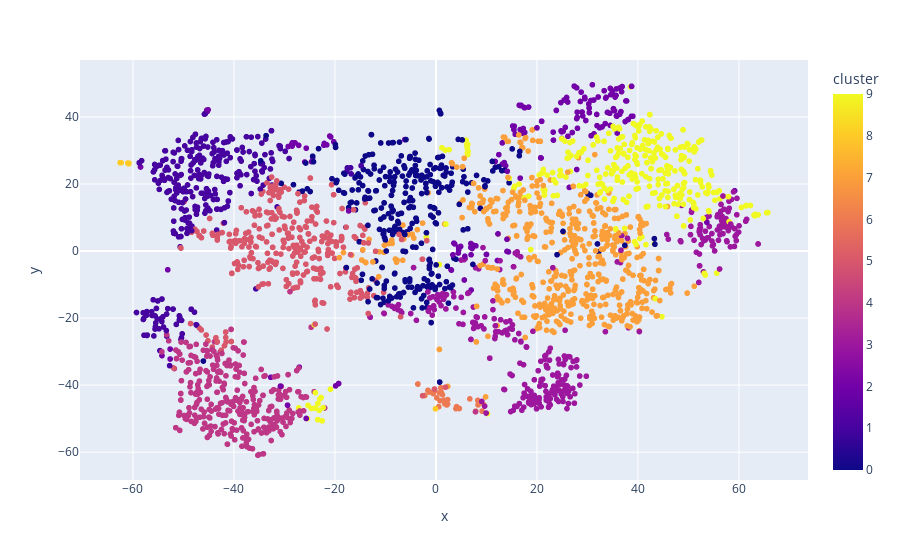

Here is the notebook cell this chart was saved with:
### Code cell
# Visualizing the Clusters with t-SNE

from sklearn.manifold import TSNE

tsne_pipeline = Pipeline([('scaler', StandardScaler()), ('tsne', TSNE(n_components=2, verbose=2))])
genre_embedding = tsne_pipeline.fit_transform(X)
projection = pd.DataFrame(columns=['x', 'y'], data=genre_embedding)
projection['genres'] = data_genero['genres']
projection['cluster'] = data_genero['cluster']

fig = px.scatter(
    projection, x='x', y='y', color='cluster', hover_data=['x', 'y', 'genres'])
fig.show()

### Figure 1 — Plotly figure (JSON) as saved in the notebook; plotly's stock layout.template omitted (floating-point values rounded to 4 significant figures; data arrays with more than 128 entries replaced by an {"elided": "..."} marker saying what was removed)
{"data": [{"customdata": {"elided": "2664x1 str values"}, "hovertemplate": "x=%{x}<br>y=%{y}<br>genres=%{customdata[0]}<br>cluster=%{marker.color}<extra></extra>", "legendgroup": "", "marker": {"color": {"elided": "2664 int values"}, "coloraxis": "coloraxis", "symbol": "circle"}, "mode": "markers", "name": "", "showlegend": false, "type": "scattergl", "x": {"elided": "2664 float values"}, "xaxis": "x", "y": {"elided": "2664 float values"}, "yaxis": "y"}], "layout": {"coloraxis": {"colorbar": {"title": {"text": "cluster"}}, "colorscale": [[0, "#0d0887"], [0.1111, "#46039f"], [0.2222, "#7201a8"], [0.3333, "#9c179e"], [0.4444, "#bd3786"], [0.5556, "#d8576b"], [0.6667, "#ed7953"], [0.7778, "#fb9f3a"], [0.8889, "#fdca26"], [1, "#f0f921"]]}, "legend": {"tracegroupgap": 0}, "margin": {"t": 60}, "xaxis": {"anchor": "y", "domain": [0, 1], "title": {"text": "x"}}, "yaxis": {"anchor": "x", "domain": [0, 1], "title": {"text": "y"}}}}
